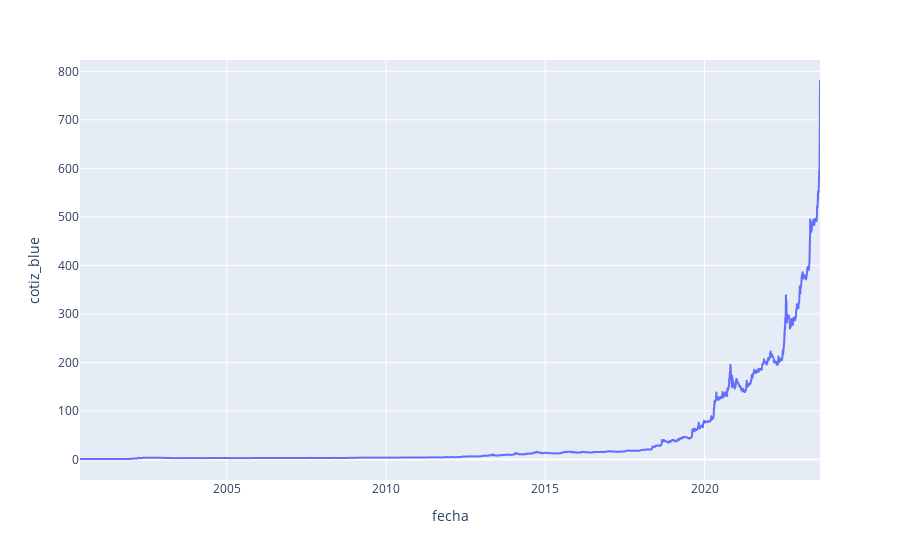

Source (notebook cell):
### Code cell
import plotly.express as px

# Grafico de lineas con los valores del dolar blue
fig = px.line(df_blue_vs_of_eventos, x='fecha', y='cotiz_blue')
fig.show()

### Figure 1 — Plotly figure (JSON) as saved in the notebook; plotly's stock layout.template omitted (floating-point values rounded to 4 significant figures; data arrays with more than 128 entries replaced by an {"elided": "..."} marker saying what was removed)
{"data": [{"hovertemplate": "fecha=%{x}<br>cotiz_blue=%{y}<extra></extra>", "legendgroup": "", "line": {"color": "#636efa", "dash": "solid"}, "marker": {"symbol": "circle"}, "mode": "lines", "name": "", "showlegend": false, "type": "scattergl", "x": {"elided": "5829 str values"}, "xaxis": "x", "y": {"elided": "5829 float values"}, "yaxis": "y"}], "layout": {"legend": {"tracegroupgap": 0}, "margin": {"t": 60}, "xaxis": {"anchor": "y", "domain": [0, 1], "title": {"text": "fecha"}}, "yaxis": {"anchor": "x", "domain": [0, 1], "title": {"text": "cotiz_blue"}}}}
